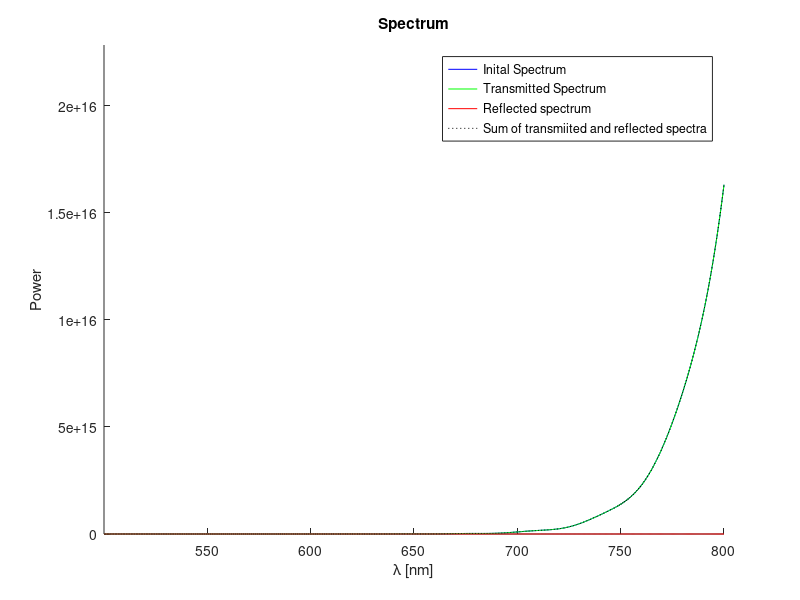
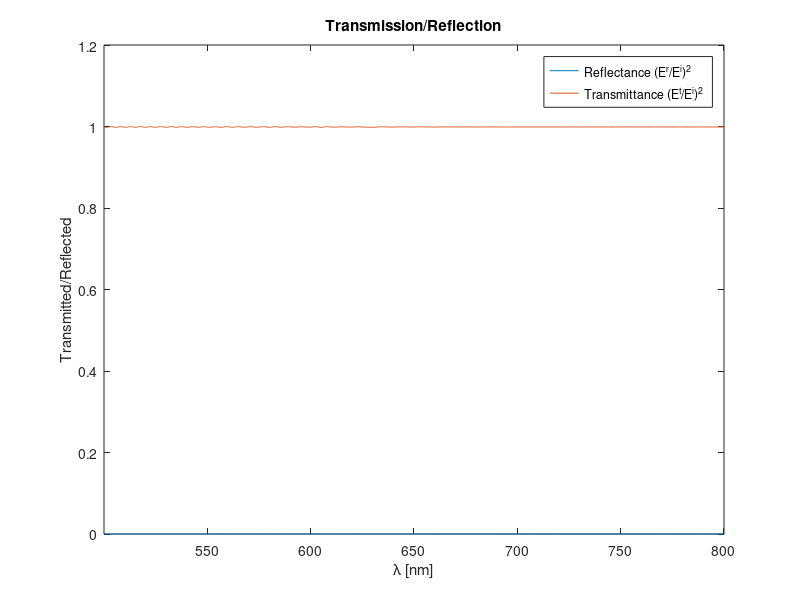

Recreate these plots in MATLAB, in order.
clear all;
close all;

% Physical Constants
epsNot = 8.854187817620e-12;        % Permittivity of Free Space
muNot  = 1.25663706e-6;             % Magnetic Constant
cNot   = 2.99792458e8;              % Speed of light in vacuum
etaNot = sqrt(muNot/epsNot);        % Characteristic impedence of free space
planck = 6.62606957e-34;            % Plancks constant
dirac  = planck/(2*pi);             % Dirac constant (Reduced Plancks constant)
e = 1.60217646e-19;                 % Charge of an electron (Coulombs)
me = 9.10938188e-31;                % Electron Mass (kg)

%% Program Info:   
%%%%%%%%%%%%%%%%%%%%%%%%%%%%%%%%%%%%%%%%%%%%%%%%%%%%%%%%%%%%%%%%%%%%%%%%%%%
%                                                                         %
% Simulates wave propagation in 1D using the FDTD method                  %
% 1. Utilizes Ex and Hy fields propagating in z direction                 %
% 2. CPML utilized to truncate spatial domain                             %
% 3. Source condition can be varied in the settings                       %
% 4. Coefficient vectors allow simple implementation of refractive        %
%    indices and/or simple lossy media                                    %
% 5. Model interacts with a single response frequency medium represented  %
%    by a 2-energy state atom                                             %
%                                                                         %
%                                                                         %
%  This Source Code Form is subject to the terms of the Mozilla Public    %
%  License, v. 2.0. If a copy of the MPL was not distributed with this    %
%  file, You can obtain one at http://mozilla.org/MPL/2.0/.               %
%                                                                         %
%  Copyright (C) 2012-2013 Brian D. Hong                                  %
%                                                                         %
%%%%%%%%%%%%%%%%%%%%%%%%%%%%%%%%%%%%%%%%%%%%%%%%%%%%%%%%%%%%%%%%%%%%%%%%%%% 



%% Parameters and Settings
%%%%%%%%%%%%%%%%%%%%%%% Define FDTD solution space %%%%%%%%%%%%%%%%%%%%%%%% 
spaceSize    = 28.0e-6;         % Spactial Domain  (1 = 1 meter)           [USER DEFINED]
timeDom      = 250e-15;           % Time domain      (1 = 1 sec)             [USER DEFINED]
gridSize     = 1000;            % Total number of spatial cells            [USER DEFINED]
dx           = spaceSize/gridSize;                 
dt           = .99*dx/(cNot);  
maxIter      = round(timeDom/dt);    

%%%%%%%%%%%%%%%%%%%%%%%% Two Level Atom Parameters %%%%%%%%%%%%%%%%%%%%%%%%
locM  = [10  20]*1e-6;  % Starting and ending location of medium

T1    = 10e-12;          % Excited state lifetime
T2    = 10e-12;          % Dephasing time
fe    = 200e12;         % Atomic transition resonance frequency
Natom = 1e24.*dx.^3;    % Number of atoms per cubic meter
% qo    = 1e-10;        % Atomic length scale
% gammaN = e*qo;
gammaN = 1e-29;
rho30 = -1;             % Initial excitation state in medium


%%%%%%%%%%%%%%%%%%%%%%%% Hard source parameters %%%%%%%%%%%%%%%%%%%%%%%%%%%
% Gaussian = 1,        Modulated Gaussian = 2,  Sine Wave = 3, 
% Ricker Wavelet = 4;  SECH pulse = 5;
pulseSetting = 5;               % Choose which source condition to use     [USER DEFINED]
sourcePos    = 1e-6 ;           % Location of source in meters             [USER DEFINED]
f            = 200e12;          % Frequency                                [USER DEFINED]
amp          = 4.2186e9;        % Amplitude of Wave                        [USER DEFINED]        
sourcePos    = round(sourcePos/dx);

% Gaussian Pulse parameters
width        = 100e-15;         % Approximate width of pulse in time (s)   [USER DEFINED]
maxT         = width;
% Sine Wave Parameters
lambda       = cNot/f;          % Wavelength
omega        = 2*pi*f;          % Angular Frequency
% Ricker Wavelet Parameters
fp           = 5e8;             % Peak Frequency                           [USER DEFINED]
md           = 1;               % Temporal Delay Multiple                  [USER DEFINED]
dr           = md/fp;           % Temporal Delay
% SECH pulse Parameters
tp           = 20/f;            % Approximate width of pulse in time (s)   [USER DEFINED]

%%%%%%%%%%%%%%%%%%%%%%% Frequency domain parameters %%%%%%%%%%%%%%%%%%%%%%%
lambdaWindow = [ 500, 800]*1e-9;
stepsF       = 1000;
detInitial   = sourcePos+1;     % Position of initial detector             [USER DEFINED]
detPost      = gridSize-120;    % Position of latter detector              [USER DEFINED]
detRef       = detInitial+10;   % Position of reflection detector

%%%%%%%%%%%%%%%%%%%%%%%%%%%%% PML Parameters %%%%%%%%%%%%%%%%%%%%%%%%%%%%%%
pmlWidth     = 20;              % Width of PML in grid points              [USER DEFINED]
sigM         = 3;               % Power of sigma in PML                    [USER DEFINED]
sigMax       = 5*(sigM+1)*...   % Max value of sigma in PML
              .8/(etaNot*dx);
kappaMax     = 1;               % Max value of kappa in PML                [USER DEFINED]
kappaM       = 3;               % Power of kappa in PML                    [USER DEFINED]
aMax         = 1;               % Max value of kappa in PML                [USER DEFINED]
aM           = 3;               % Power of a in PML                        [USER DEFINED]

%%%%%%%%%%%%%%%%%%%%%%%%%%%%% Other Settings %%%%%%%%%%%%%%%%%%%%%%%%%%%%%%
stopTime = 2000;
skipFrames = 100;
posMed = 3e-6;                  % Position of medium relative to source    [USER DEFINED]                              
posMed = round(posMed/dx)+sourcePos;
visible = [0 14.0 -1 1];
visible2 = [0 14 -.2 .2];
stoppingNorm = .0002;
switchAxis = 125000;

% Print current settings
display(strcat('Spacial domain =  ',  num2str(round(spaceSize*1e7)*1e-1), ' microns'))
display(strcat('dx =  ',  num2str(round(dx*1e10)*1e-1), ' nm'))
display(strcat('Time domain =  ',  num2str(round(maxIter*dt*1e16)*1e-1), ' fs'))
display(strcat('Time step =  ',  num2str(round(dt*1e19)*1e-4), ' fs'))


%% Frequency domain parameters
freqMin = cNot/lambdaWindow(1);
freqMax = cNot/lambdaWindow(2);
testFreq = linspace(freqMin, freqMax, stepsF);
testWL = cNot./testFreq;
EfInit  = zeros(size(testFreq));
EfFinal = zeros(size(testFreq));
EfRef   = zeros(size(testFreq));

%% Initialize solution vectors
xDom = 1:gridSize;

% Electric Field
Ex = zeros(1,gridSize);
Jx = zeros(1,gridSize);

% Magnetic Field
Hy = zeros(1,gridSize-1);
My = zeros(1,gridSize-1);

% Relative permittivity/permeability
sigx = zeros(1,gridSize);
epsx = ones(1,gridSize);
muy = ones(1,gridSize-1);

% PML Auxilliary variables
QEx = zeros(size(Hy));
QHy = zeros(size(Ex));

%% Compute coefficient vectors
% E-Field coeff.
cx1 = (1-(sigx.*dt)./(2*epsNot.*epsx))./(1+(sigx.*dt)./(2*epsNot.*epsx));
cx2 = (dt./(epsNot.*epsx))./(1+(sigx.*dt)./(2*epsNot.*epsx));

% D-Field coeff.
dy1 = dt./(muNot*muy);

%% Compute PML Coefficients
xVec = (1:pmlWidth)-.5;
xVecShift = xVec+.5;

% Basic Vectors
sigVec = (abs(xVec+.5).^sigM./pmlWidth.^sigM).*sigMax;
sigVecStag = (abs(xVec).^sigM./pmlWidth.^sigM).*sigMax;

kappaVec = 1+(abs(xVec+.5).^kappaM./pmlWidth.^kappaM).*(kappaMax-1);
kappaVecStag = 1+(abs(xVec).^kappaM./pmlWidth.^kappaM).*(kappaMax-1);

aVec = (abs(xVec+.5).^aM./pmlWidth.^aM).*aMax;
aVecStag = (abs(xVec).^aM./pmlWidth.^aM).*aMax;

% Full vector set spanning grid space
sigVecD = [sigVec(end:-1:1) zeros(1,gridSize-2*length(sigVec)) sigVec];
sigVecStagD = [sigVecStag(end:-1:1) zeros(1,gridSize-2*length(sigVec)-1) sigVecStag];

kappaVecD = [kappaVec(end:-1:1) ones(1,gridSize-2*length(kappaVec)) kappaVec];
kappaVecStagD = [kappaVecStag(end:-1:1) ones(1,gridSize-2*length(kappaVec)-1) kappaVecStag];

aVecD = [aVec(end:-1:1) zeros(1,gridSize-2*length(aVec)) aVec];
aVecStagD = [aVecStag(end:-1:1) zeros(1,gridSize-2*length(aVec)-1) aVecStag];

tau = (kappaVecD.*epsNot)./(kappaVecD.*aVecD+sigVecD);
tauStag = (kappaVecStagD.*epsNot)./(kappaVecStagD.*aVecStagD+sigVecStagD);

% Compute coefficients for use in update
bx = exp(-dt./tau);
by = exp(-dt./tauStag);

gx = (sigVecD./(kappaVecD.*(kappaVecD.*aVecD+sigVecD))).*(1-exp(-dt./tau));
gy = (sigVecStagD./(kappaVecStagD.*(kappaVecStagD.*aVecStagD+sigVecStagD))).*(1-exp(-dt./tauStag));

kx = kappaVecD;
ky = kappaVecStagD;

for k = 1:length(gx)
    if isnan(gx(k))
        gx(k) = 0;
    end
end

for k = 1:length(gy)
    if isnan(gy(k))
        gy(k) = 0;
    end
end

%% Initialization and settings for microscopic medium

%%%%%%%%%%%%%%%%%%%%%% Solution vector initilization %%%%%%%%%%%%%%%%%%%%%% 
% Auxiliary u vectors -- roughly equivalent to :
%                        rho_n = exp(-t/T_m)*u_n
u1 = zeros(1,gridSize);
u2 = zeros(1,gridSize);
u3 = zeros(1,gridSize);

% Coefficient vectors
A = 0;
B = 0;
Cp = 0;
Cm = 0;
D = 0;

%%%%%%%%%%%%%%%%%%%%%%%%%%%%%% Calculations %%%%%%%%%%%%%%%%%%%%%%%%%%%%%%%
omge = 2*pi*fe;         
medPos = round(locM/dx);


%% %%%%%%%%%%%%%%%%%%%%%%%%%%%%%%%%%%%%%%%% MAIN SOLUTION LOOP %%%%%%%%%%%%%%%%%%%%%%%%%%%%%%%%%%%%%%%% %%
figure('outerposition', [110   100   1700   1000])
set(1,'color',[.9 .9 .9])

for n = 1:maxIter
    % Source Condition  
    if pulseSetting == 1            % Gaussian Source
        source = amp*exp(-(maxT-n*dt)^2/(width/5)^2);
    elseif pulseSetting == 2        % Modulated Gaussian Source
        source = amp*exp(-(maxT-n*dt)^2/(width/5)^2) * amp*sin(omega*n*dt);
    elseif pulseSetting == 3        % CW source
        source = amp*sin(omega*n*dt);
    elseif pulseSetting == 4        % Ricker Wavelet source
        source = amp*(1-2*(pi*fp*(n*dt-dr))^2)*exp(-(pi*fp*(n*dt-dr))^2);
    elseif pulseSetting == 5;
        source = amp*sech((tp*f/2)*(dt*n-tp/2)/(tp/2)) *sin(omega*n*dt);
    end

    % Field Updates with microscopic medium
    tHalf = dt*(n+1/2);
    t     = dt*(n+1);
    
    % Compute new coefficient values for time dependent coefficients
    % These are at n+1/2
    A  = (  (Natom*gammaN)/(epsNot*T2)  ) * exp( -(tHalf)/T2 );
    B  = ( (Natom*gammaN*omge)/(epsNot) ) * exp( -(tHalf)/T2 );
    Cm = ( (2*gammaN)/dirac ) * exp( -(tHalf)*(1/T2-1/T1) );
    
    Cp = ( (2*gammaN)/dirac ) * exp( -(t)*(1/T1-1/T2) );
    D  = ( rho30/T1 ) * exp( (t)/T1 );

    %%%%%%%%%%%%%%%%%%%%%%%%%%%%% H-field Update %%%%%%%%%%%%%%%%%%%%%%%%%%%%%
    QEx = by.*QEx - gy.*(Ex(2:end) - Ex(1:end-1))/dx;
    Hy = Hy + dy1.*ky.*((Ex(2:end) - Ex(1:end-1))/dx + QEx);

    u1Store = u1;
    u2Store = u2;
    u3Store = u3;
    ExStore  = Ex;
    
    %%%%%%%%%%%%%%%%%%%%%%%%%%% E-field Update %%%%%%%%%%%%%%%%%%%%%%%%%%%
    QHy(2:end-1) = bx(2:end-1).*QHy(2:end-1) - gx(2:end-1).*(Hy(2:end) - Hy(1:end-1))/dx;
    Ex(2:end-1)  = cx1(2:end-1).*Ex(2:end-1) + cx2(2:end-1).*kx(2:end-1).*( ((Hy(2:end) - Hy(1:end-1))/dx) + QHy(2:end-1) ) ...
                   + dt.* ( - A.*u1(2:end-1) +  B.* u2(2:end-1) );

    %%%%%%%%%%%%%%%%%%%%%%%%%%%% BLOCH Update %%%%%%%%%%%%%%%%%%%%%%%%%%%%
    u3 = u3 - ( dt*Cm/2 ).*( (Ex + ExStore).*(u2) );
    
    % Implicit solution to u1 which allows u2 to be updated
    Q = ( Cp.*u3.*Ex + D.*Ex );
    u1 = ( ( 1 - (omge^2*dt^2/4) ).*u1 + omge*dt*u2 + ( (omge*dt^2)/2 ).*Q )/( 1 + (omge.^2*dt.^2)/4 );
    u2 = u2 - ( (omge.*dt)/2 ).*( u1 + u1Store ) + dt.*Q;

    % Remove values if not part of the medium
    u1(1:medPos(1)) = zeros(1,medPos(1));
    u2(1:medPos(1)) = zeros(1,medPos(1));
    u3(1:medPos(1)) = zeros(1,medPos(1));
    u1(medPos(2):end) = zeros(1,gridSize - medPos(2)+1);
    u2(medPos(2):end) = zeros(1,gridSize - medPos(2)+1);
    u3(medPos(2):end) = zeros(1,gridSize - medPos(2)+1);
    
    % Source Update
    if n*dt < maxT*2
    Ex(sourcePos) = source;
    end

    % E-field Boundary Update
    Ex(1)   = 0 ;
    Ex(end) = 0 ;
    
    % Frequency Domain via Discrete Fourier Transform
    if n < stopTime
        EfInit = EfInit + Ex(detInitial).*exp(-1i.*2.*pi.*dt*n.*testFreq);
    else
        EfRef = EfRef + Ex(detRef).*exp(-1i.*2.*pi.*dt*n.*testFreq);
    end
        EfFinal = EfFinal + Ex(detPost).*exp(-1i.*2.*pi.*dt*n.*testFreq);

    % Continuous plotting
    
    if mod(n,skipFrames) == 0 
        %%%%%%%%%%%%%%%%%%%%%% Generate plots/movie %%%%%%%%%%%%%%%%%%%%%%
        
        disConv = dx*10^6;
        recColor = [.7 .7 .7];
        lineColor1 = [.8 0 0];
        
        subplot(2,2,1)
        hold on
        % E-field plot
        rectangle('position', [medPos(1)*disConv  -1.2 (medPos(2)*disConv-medPos(1)*disConv) 4], 'facecolor', recColor , 'edgecolor', 'none')
        plot(xDom*disConv, Ex/amp, 'color', lineColor1, 'linewidth', 2);
        title('1D FDTD Simulation', 'fontsize', 18, 'fontname', 'cordia new')
        xlabel('[{\mu}m]', 'fontsize', 18, 'fontname', 'cordia new')
        ylabel('E_x', 'fontsize', 18, 'fontname', 'cordia new')
        axis([ 0 gridSize*disConv -1.2 1.2])

        % Plot detectors
        plot(detInitial*disConv, 0, 'ro', detPost*disConv, 0, 'go' , detRef*disConv, 0, 'b+')
        plot(detInitial*disConv, 0, 'ro', detPost*disConv, 0, 'go' , detRef*disConv, 0, 'b+')
       
        hold off
        
        % Display current time
        timeElaps = num2str(round(n*dt*10^16)*10^-1);
        timeElapsed = strcat('Time elapsed:{ } ', timeElaps, 'fs');
        text(gridSize/1.5*disConv, amp/3, timeElapsed); 

            normalizer = 1.053773812411222e+05/2;
            
            subplot(2,2,2)
            hold on
            rectangle('position', [medPos(1)*disConv  -1.2 (medPos(2)*disConv-medPos(1)*disConv) 4], 'facecolor', recColor , 'edgecolor', 'none')
            rho3 = rho30 + exp(-t/T1)*u3/normalizer;
            rho3(1:medPos(1)) = zeros(1,medPos(1));
            rho3(medPos(2):end) = zeros(1,gridSize - medPos(2) + 1);
            plot(xDom*disConv, rho3, 'color', lineColor1, 'linewidth', 2)
            axis([ 0 gridSize*disConv -1.2 1.2])
            title('{\rho}_3', 'fontsize', 18, 'fontname', 'cordia new')
            hold off

            subplot(2,2,3)
            hold on
            rectangle('position', [medPos(1)*disConv  -1.2 (medPos(2)*disConv-medPos(1)*disConv) 4], 'facecolor', recColor , 'edgecolor', 'none')
            rho1 = exp(-t/T2)*u1/normalizer;
            plot(xDom*disConv, rho1, 'color', lineColor1, 'linewidth', 2)
            title('{\rho}_1', 'fontsize', 18, 'fontname', 'cordia new')
            axis([ 0 gridSize*disConv -1.2 1.2])
            hold off

            subplot(2,2,4) 
            hold on
            rectangle('position', [medPos(1)*disConv  -1.2 (medPos(2)*disConv-medPos(1)*disConv) 4], 'facecolor', recColor , 'edgecolor', 'none')
            rho2 = exp(-t/T2)*u2/normalizer;
            plot(xDom*disConv, rho2, 'color', lineColor1, 'linewidth', 2)
            title('{\rho}_2', 'fontsize', 18, 'fontname', 'cordia new')
            axis([ 0 gridSize*disConv -1.2 1.2])
            hold off

        % Makes run slower but shows graph each time
        M = getframe(gcf);
        % Movie recording goes here
        
        if n < maxIter
            clf
        end
    end

end
%%%%%%%%%%%%%%%%%%%%%%%%%%%%%%%%%%%%%%%%% END MAIN SOLUTION LOOP %%%%%%%%%%%%%%%%%%%%%%%%%%%%%%%%%%%%%%%%%



%% Generation and plotting of frequency domain results 

% Amplitude in frequency domain
magI = abs(EfInit).^2;
magF = abs(EfFinal).^2;
magR = abs(EfRef).^2;

% Plot freq. spectrum
figure('outerposition', [10   600   600   600])
hold on
plot(testWL*1e9, magI, 'b')
plot(testWL*1e9, magF, 'g')
plot(testWL*1e9, magR, 'r')
plot(testWL*1e9, magR+magF, 'k:')
hold off
ylabel('Power') 
xlabel('{\lambda} [nm]')
legend('Inital Spectrum', 'Transmitted Spectrum', 'Reflected spectrum', 'Sum of transmiited and reflected spectra')
title('Spectrum')
axis([1e9*min(testWL), 1e9*max(testWL),  0 1.4*max([max(magI), max(magR), max(magI)])]) 

% Plot Transmission
trans = magF./magI;
refl = magR./magI;
figure('outerposition', [700   600   600   600])
plot(testWL*1e9, refl, testWL*1e9, trans)
ylabel('Transmitted/Reflected') 
xlabel('{\lambda} [nm]')
legend('Reflectance (E^r/E^i)^2', 'Transmittance (E^t/E^i)^2')
title('Transmission/Reflection')
axis([1e9*min(testWL), 1e9*max(testWL),  0 1.2*max([max(trans), max(refl)])]) 


